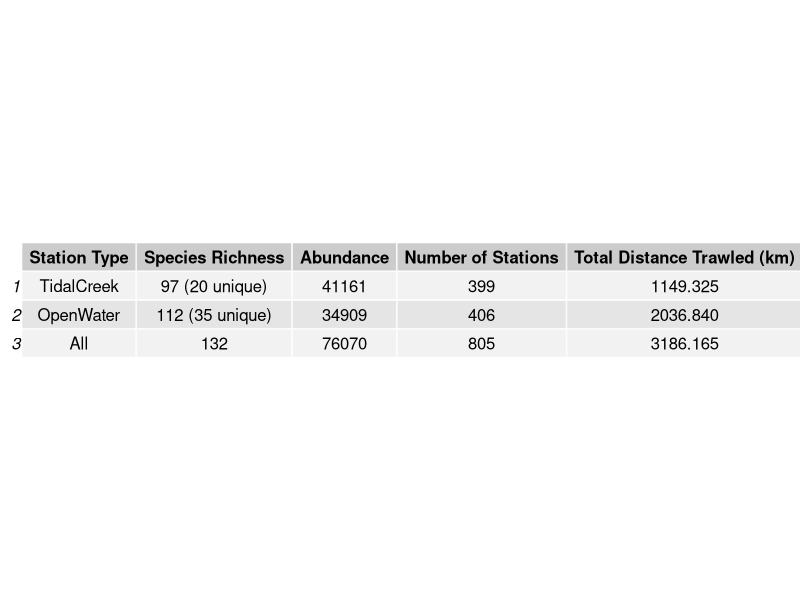
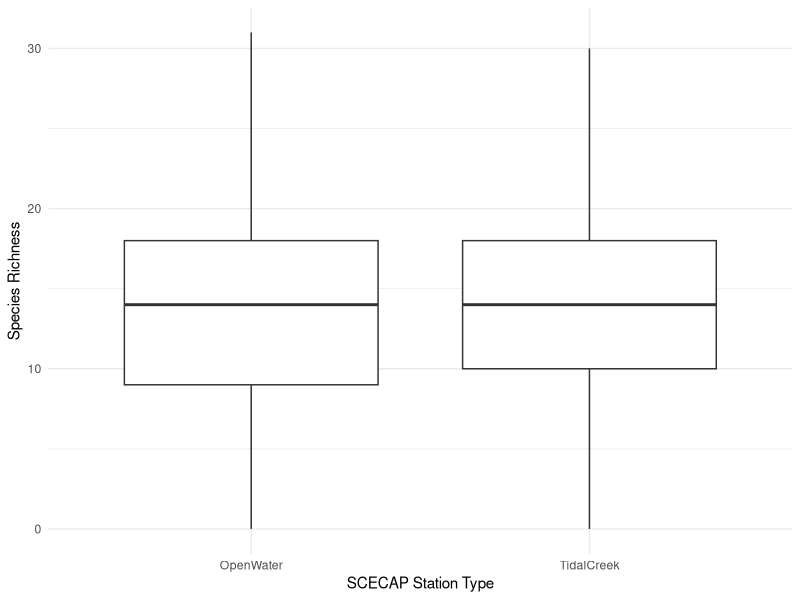
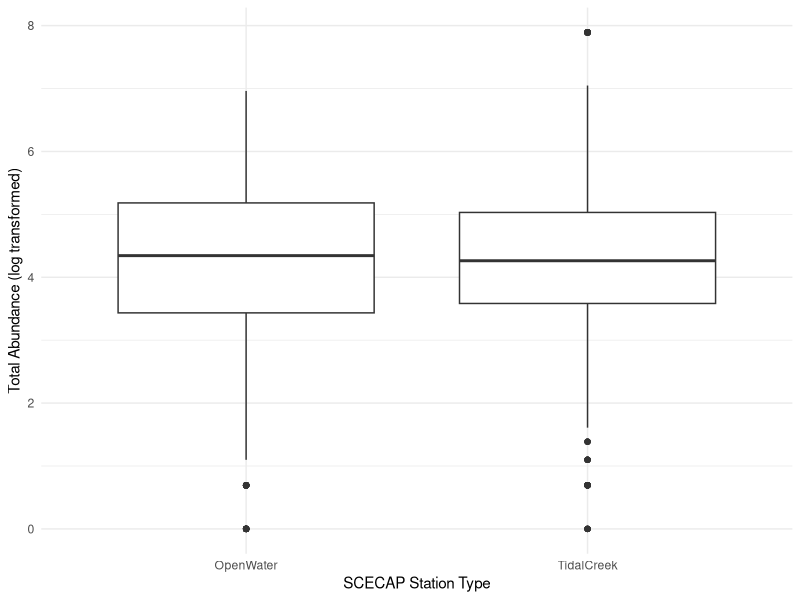

Write R code to recreate these figures, in order.
#SUMMARIZE SPECIES RICHNESS AND ABUNDANCES
#Summarize trawl data with total abundances, richness, trawl distances, and sites visited

#load required packages
library(tidyverse)
library(gridExtra)
library(ggplot2)

#import datasets
trawldata <- read.csv("./data/trawl_species_data_raw.csv")
trawlsp <- read.csv("./data/trawl_richness_abundance.csv")

#SITE SUMMARIES

##group data by station type and summarize number of stations and total distance towed
trawl_sites <- trawldata %>% group_by(STATION_TYPE) %>% summarize(n_distinct(STATION_ID), sum(TOW_DIST_m))

##number of stations visited
no_stations_open  <- as.integer(trawl_sites[1,2])
no_stations_tidal <- as.integer(trawl_sites[2,2])
no_stations_all   <- no_stations_open + no_stations_tidal

##total distance sampled (converted from m to km)
open_dist_km  <- (as.numeric(trawl_sites[1,3]))/1000
tidal_dist_km <- (as.numeric(trawl_sites[2,3]))/1000
all_dist_km   <- open_dist_km + tidal_dist_km


#ABUNDANCE SUMMARIES

##sum total abundance from all sites
total_abundance <- sum(trawldata$ABUNDANCE)

##sum total abundance by station type
abundance_by_type    <- trawldata %>% group_by(STATION_TYPE) %>% summarize(sum(ABUNDANCE))
tidalcreek_abundance <- as.integer(abundance_by_type[2,2])
openwater_abundance  <- as.integer(abundance_by_type[1,2])


#RICHNESS SUMMARIES

##first remove trawls with 'NA' or no catch
trawldata <- filter(trawldata, SP_CODE != 'NA')

##count overall species richness between all sites
total_richness <- length(unique(trawldata$SP_CODE))

##calculate total richness for each site type
trawl_spcount         <- trawldata %>% group_by(STATION_TYPE) %>% summarize(n_distinct(SP_CODE))
trawl_rich_opentotal  <- as.integer(trawl_spcount[1,2]) 
trawl_rich_tidaltotal <- as.integer(trawl_spcount[2,2])

##count number of species unique to each site type (ie, species found in one but not the other)

###separate data by station type
trawldata_open  <- subset(trawldata, STATION_TYPE == "OpenWater")
trawldata_tidal <- subset(trawldata, STATION_TYPE == "TidalCreek")

###use anti join to recombine datasets based on species code NOT shared between the two

####species found in open water sites only
trawl_anti_open  <- anti_join(trawldata_open, trawldata_tidal, by = "SP_CODE")
####species found in tidal creek sites only
trawl_anti_tidal <- anti_join(trawldata_tidal, trawldata_open, by = "SP_CODE")

###count the number of unique species remaining in each station category
trawl_open_spcount  <- trawl_anti_open %>% group_by(STATION_TYPE) %>% summarize(n_distinct(SP_CODE))
trawl_tidal_spcount <- trawl_anti_tidal %>% group_by(STATION_TYPE) %>% summarize(n_distinct(SP_CODE))
unique_open_spp     <- as.integer(trawl_open_spcount[1,2])
unique_tidal_spp    <- as.integer(trawl_tidal_spcount[1,2])


#ORGANIZE INFORMATION INTO TABLE

##create blank dataframe with column labels
trawl_summary_table <- as.data.frame(matrix(nrow = 3, ncol = 5))
names(trawl_summary_table) <- c("Station Type", "Species Richness", "Abundance", "Number of Stations", "Total Distance Trawled (km)")

##populate table with values from above
trawl_summary_table[,1] <- c("TidalCreek", "OpenWater", "All") 
trawl_summary_table[,2] <- c(paste(trawl_rich_tidaltotal, " ", "(",unique_tidal_spp," unique)", sep = ''), 
                             paste(trawl_rich_opentotal, " ", "(",unique_open_spp," unique)", sep = ''),
                             total_richness)
trawl_summary_table[,3] <- c(tidalcreek_abundance, openwater_abundance, total_abundance)
trawl_summary_table[,4] <- c(no_stations_tidal, no_stations_open, no_stations_all)
trawl_summary_table[,5] <- c(tidal_dist_km, open_dist_km, all_dist_km)

##export table as image
png("./output/summary_table.png", height = 50*nrow(trawl_summary_table), width = 200*ncol(trawl_summary_table))
grid.table(trawl_summary_table)
dev.off()


#CREATE BOXPLOTS TO SHOW DIFFERENCES IN STATION TYPE

##species richness

sp_rich_box <- 
  ggplot(data = trawlsp, aes(x=STATION_TYPE, y=SP_RICH)) + 
  geom_boxplot() + 
  theme_minimal() + 
  labs(y="Species Richness", x="SCECAP Station Type")

##total abundance

abund_box <- 
  ggplot(data = trawlsp, aes(x=STATION_TYPE, y=log(ABUNDANCE))) + 
  geom_boxplot() + 
  theme_minimal() + 
  labs(y="Total Abundance (log transformed)", x="SCECAP Station Type")


##export as PDFs

ggsave("./output/boxplot_richness.pdf", sp_rich_box)
ggsave("./output/boxplot_abundance.pdf", abund_box)
